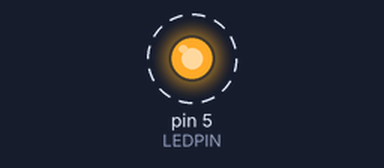
Recording of a sketch running on a simulated Arduino Uno, built with avr-gcc and run on an emulated ATmega328P. Shown: output pins drawn as LEDs (lit = HIGH). Dashed ring = blinking.

Above: at 0.5 s.
Timing chart, 0 to 4.6 s (numbered marks = the images above):
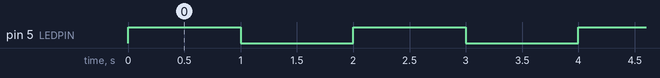

Measured:
- by itself, pin 5 (LEDPIN): alternates HIGH for 1.0 s and LOW for 1.0 s

The sketch:

blinkled.ino
```cpp
// (licence header left out)
#define LEDPIN 5   //we will use pin 5 on the arduino for this project

void setup() {
  pinMode(LEDPIN,OUTPUT);  //set pin 5 to be output
}

void loop() {
  digitalWrite(LEDPIN,HIGH);  //sets pin 5 to HIGH
  delay(1000);                //sleep for 1000 milliseconds
  digitalWrite(LEDPIN,LOW);  //set pin 5 to LOW
  delay(1000);              //sleep for 1000 milliseconds
}
```
